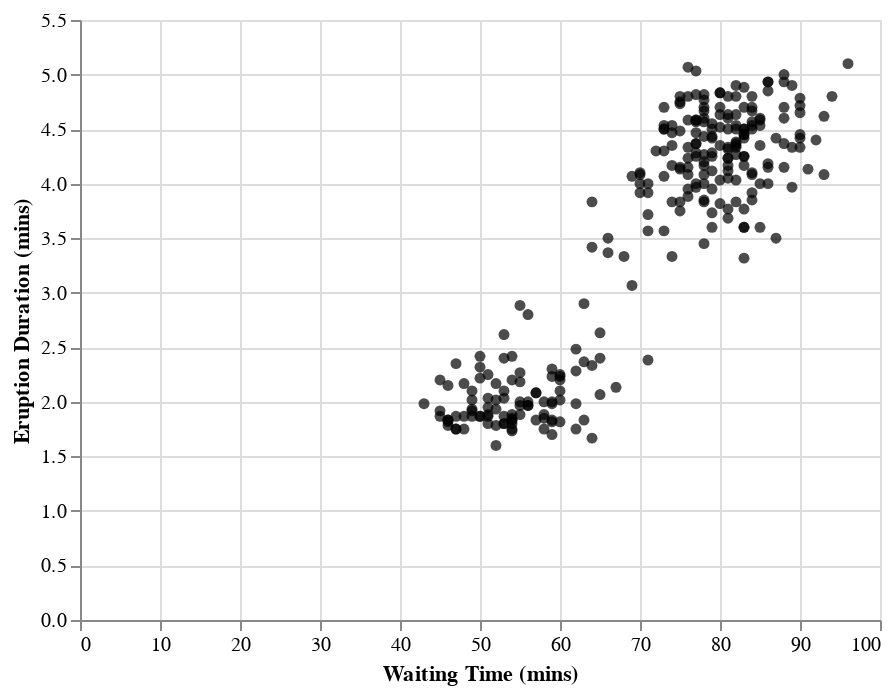

The notebook cell this image was saved under:
### Markdown cell above
:::{glue:figure} faithful_scatter 
:figwidth: 700px 
:name: faithful_scatter

Scatter plot of waiting time and eruption time.
:::

We can see in Figure \@ref(fig:03-data-faithful-scatter) that the data tend to fall
into two groups: one with short waiting and eruption times, and one with long
waiting and eruption times. Note that in this case, there is no overplotting:
the points are generally nicely visually separated, and the pattern they form
is clear.  In order to refine the visualization, we need only to add axis
labels and make the font more readable:

### Code cell
faithful_scatter = alt.Chart(faithful).mark_circle(color='black').encode(
    x = alt.X("waiting", title = "Waiting Time (mins)"),
    y = alt.Y("eruptions", title = "Eruption Duration (mins)")
)
faithful_scatter

### Figure 1 — Vega-Lite specification as saved in the notebook (floating-point values rounded to 4 significant figures; data arrays with more than 128 entries replaced by an {"elided": "..."} marker saying what was removed)
{"config": {"view": {"continuousWidth": 400, "continuousHeight": 300}}, "data": {"name": "data-5e01a96a81f10c72d948a86132ecb6d1"}, "mark": {"type": "circle", "color": "black"}, "encoding": {"x": {"field": "waiting", "title": "Waiting Time (mins)", "type": "quantitative"}, "y": {"field": "eruptions", "title": "Eruption Duration (mins)", "type": "quantitative"}}, "$schema": "https://vega.github.io/schema/vega-lite/v4.17.0.json", "datasets": {"data-5e01a96a81f10c72d948a86132ecb6d1": {"elided": "272 records"}}}
